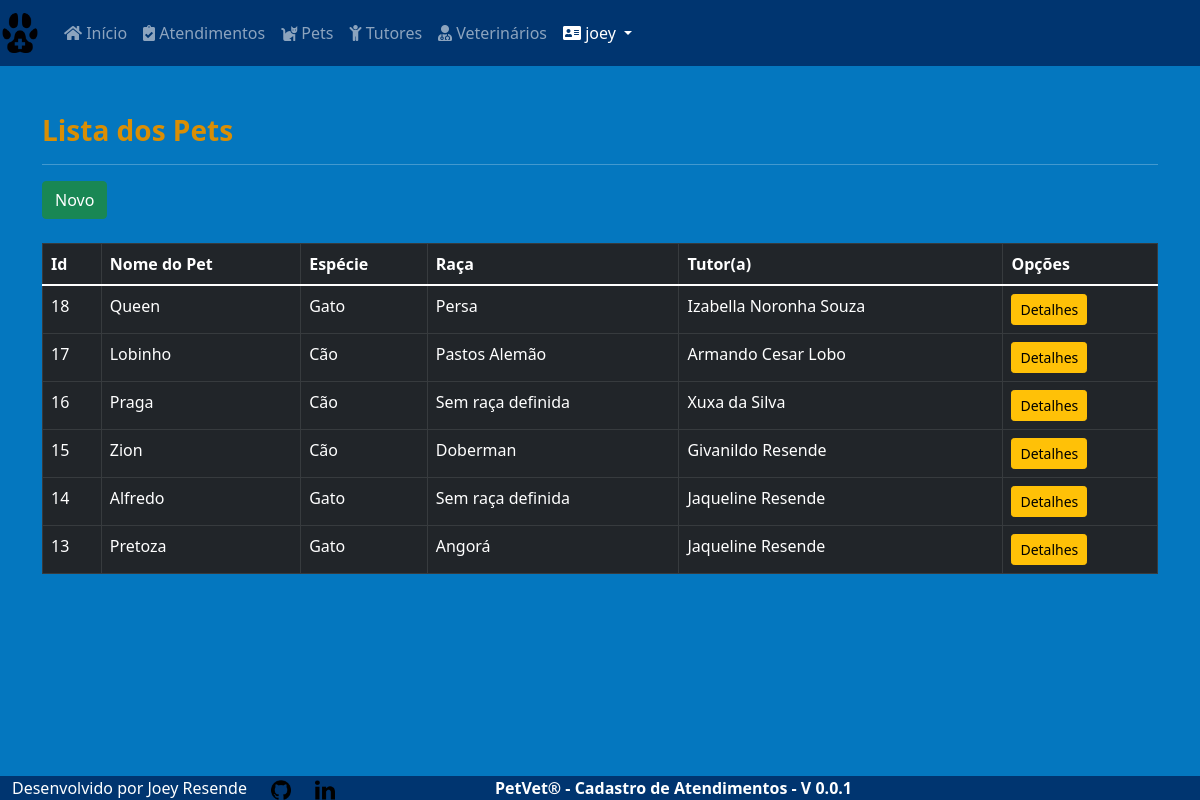
The app's page /core/pets/ (signed in) with its own data.
### core/models.py (models this page shows, shortened)
class Pets(models.Model):
    id = models.AutoField(primary_key=True)
    pet_name = models.CharField(
        max_length=30, verbose_name='Nome do Pet')
    species = models.CharField(
        max_length=20, verbose_name='Espécie')
    breed = models.CharField(
        max_length=30, verbose_name='Raça')
    gender = models.CharField(
        max_length=5, choices=sex_status, verbose_name='Genêro')
    date_of_birth = models.DateField(
        null=True, blank=True, verbose_name='Data de Nascimento')
    castrated = models.CharField(
        max_length=3, choices=castrated_status, default='N', verbose_name='Castrado?')
    weight = models.DecimalField(
        max_digits=6, decimal_places=3, verbose_name='Peso')
    tutor_name = models.ForeignKey(
        'Tutor', on_delete=models.PROTECT, null=True, verbose_name="Nome do Tutor")
    class Meta:
        ordering = ['-id']

class Tutor(models.Model):
    tutor_name = models.CharField(
        max_length=30, verbose_name='Nome do Tutor')
    cpf = CPFField('cpf')
    phone = PhoneField(verbose_name='Telefone')
    email = models.EmailField(max_length=254, verbose_name='Email')
    cep = models.IntegerField(help_text='Cep')
    street = models.CharField(max_length=40, verbose_name='Rua')
    number = models.IntegerField(verbose_name='Numero')
    district = models.CharField(max_length=40, verbose_name='Bairro')
    city = models.CharField(
        max_length=40, default='Petrolina', verbose_name='Cidade')
    state = models.CharField(
        max_length=40, default='Pernambuco', verbose_name='Estado')
    class Meta:
        ordering = ['tutor_name']
    def __str__(self):
        return self.tutor_name

### core/views.py (the view)
# urls.py: path('pets/', PetList.as_view(), name='pets'),
class PetList(LoginRequiredMixin, ListView):
    login_url = reverse_lazy('login')
    model = Pets
    template_name = 'core/pet_list.html'

### core/templates/core/pet_list.html (shortened to what this page needs)
{% extends 'core/base_model.html' %}
{% load static %}
{% block content %}
<h3><strong>Lista dos Pets</strong></h3>
<hr>
<a href="{% url 'pet_new' %}" class="btn btn-success btn">Novo</a><br><br>
<div class="table-responsive">
  <table class="table table-bordered table-hover table-dark">
    <thead class="thead-dark">
      <tr>
        <th>Id</th>
        <th>Nome do Pet</th>
        <th>Espécie</th>
        <th>Raça</th>
        <th>Tutor(a)</th>
        <th>Opções</th>
      </tr>
    </thead>
      {% for each in object_list %}
      <tr>
        <td>{{ each.id }}</td>
        <td>{{ each.pet_name }}</td>
        <td>{{ each.species }}</td>
        <td>{{ each.breed }}</td>
        <td>{{ each.tutor_name }}</td>
        <td>
          <a href="{% url 'pet_detail' each.pk %}" class="btn btn-warning btn-sm">Detalhes</a>
        </td>
      </tr>
      {% empty %}
      <tr>
        <td colspan="6">Nenhum Pet cadastrado.</td>
      </tr>
      {% endfor %}
  </table>
</div>
{% endblock %}

### core/templates/core/base_model.html (shortened to what this page needs)
{% load static %}
<!DOCTYPE html>
<html lang="pt-br" class="h-100">
<head>
    <link
      rel="stylesheet"
      href="https://cdn.jsdelivr.net/npm/bootstrap@5.1.3/dist/css/bootstrap.min.css"
    />
    <link rel="stylesheet" href="https://cdnjs.cloudflare.com/ajax/libs/font-awesome/5.11.2/css/all.css">
    <link rel="stylesheet" href="{% static 'css/styles.css' %}" />
</head>
 <body class="d-flex flex-column h-100">
    <main role="main" class="flex-shrink-0">
      {% block menu %}
      <header class="navbar navbar-expand navbar-dark flex-column flex-md-row bd-navbar">
          <a class="navbar-brand" href="{% url 'index' %}">
            <img src="{% static 'img/favicon.ico/' %}" height="40" alt="" />
          </a>
          <div class="navbar-nav-scroll">
          <div class="collapse navbar-collapse" id="navbarNavDropdown">
            <ul class="navbar-nav mr-auto">
              <li class="nav-item">
                <a class="nav-link" href="{% url 'index' %}">
                  <i class="fa fa-home" aria-hidden="true"></i>
                  Início
                </a>
              </li>
              <li class="nav-item">
                <a class="nav-link" href="{% url 'medical_cares' %}">
                  <i class="fas fa-clipboard-check" aria-hidden="true"></i>
                  Atendimentos
                </a>
              </li>
              <li class="nav-item">
                <a class="nav-link" href="{% url 'pets' %}">
                  <i class="fas fa-cat" aria-hidden="true"></i>
                  Pets
                </a>
              </li>
              <li class="nav-item">
                <a class="nav-link" href="{% url 'tutors' %}">
                  <i class="fas fa-child" aria-hidden="true"></i>
                  Tutores
                </a>
              </li>
              <li class="nav-item">
                <a class="nav-link" href="{% url 'vets' %}">
                  <i class="fas fa-user-md" aria-hidden="true"></i>
                  Veterinários
                </a>
              </li>
            </ul>
            <ul class="navbar-nav">
              {% if request.user.is_authenticated %}
              <li class="nav-item dropdown">
                <a
                  class="nav-link dropdown-toggle text-white"
                  href="#"
                  id="navbarDropdownMenuLink"
                  role="button"
                  data-toggle="dropdown"
                  aria-haspopup="true"
                  aria-expanded="false"
                >
                  <i class="fas fa-address-card" aria-hidden="true"></i>
                  <span id="username">{{ request.user }}</span>
                </a>
              </li>
              {% endif %}
            </ul>
          </div>
          </div>
      </header>
      {% endblock %}
      <div class="container py-5">
        {% block content %}
        {% endblock %}
      </div>
    </main>
    <footer class="mt-auto">
      {% block footer %}
      <div class="container-fluid text-center">
          <div class="row">
            <div class="col-md-auto">
                <span>Desenvolvido por Joey Resende</span>
            </div>
            <div class="col-md-auto">
                <a href="https://github.com/Joey-Resende" target="_blank">
                  <img src="{% static 'img/github_logo_icon.png' %}" height="20" alt="logo github">
                </a>
            </div>
            <div class="col-md-auto">
                <a href="https://www.linkedin.com/in/givanildo-resende/" target="_blank">
                  <img src="{% static 'img/linkedin_logo_icon.png' %}" height="20" alt="logo linkedin">
                </a>
            </div>
            <div class="col">
                <span><strong>PetVet® - Cadastro de Atendimentos - V 0.0.1</strong></span>
            </div>
            <div class="col-2">
          </div>
      </div>
      {% endblock %}
    </footer>
  </body>
</html>

### static/css/styles.css (style rules this page uses)
:root { --preto: #000000; --branco-1: #ffffff; --branco-2: #E0E2DD; --azul-1: #0477BF; --azul-2: #0388A6; --azul-3: #003570; --amarelo-1: #F2CB05; --amarelo-2: #D98E04; }
body { background-color: var(--azul-1); color: var(--preto); }
h3 { color: var(--amarelo-2); }
div { color: var(--branco-1); }
.navbar { background-color: var(--azul-3); color: var(--amarelo-2); }
#navbarNavDropdown { color: var(--amarelo-2); }
footer { background-color: var(--azul-3); }

### records on screen
Pets: id "18", pet_name "Queen", species "Gato", breed "Persa", tutor_name "Izabella Noronha Souza"
Pets: id "17", pet_name "Lobinho", species "Cão", breed "Pastos Alemão", tutor_name "Armando Cesar Lobo"
Pets: id "16", pet_name "Praga", species "Cão", breed "Sem raça definida", tutor_name "Xuxa da Silva"
Pets: id "15", pet_name "Zion", species "Cão", breed "Doberman", tutor_name "Givanildo Resende"
Pets: id "14", pet_name "Alfredo", species "Gato", breed "Sem raça definida", tutor_name "Jaqueline Resende"
Pets: id "13", pet_name "Pretoza", species "Gato", breed "Angorá", tutor_name "Jaqueline Resende"

### other values on screen
{{ request.user }} "joey"
